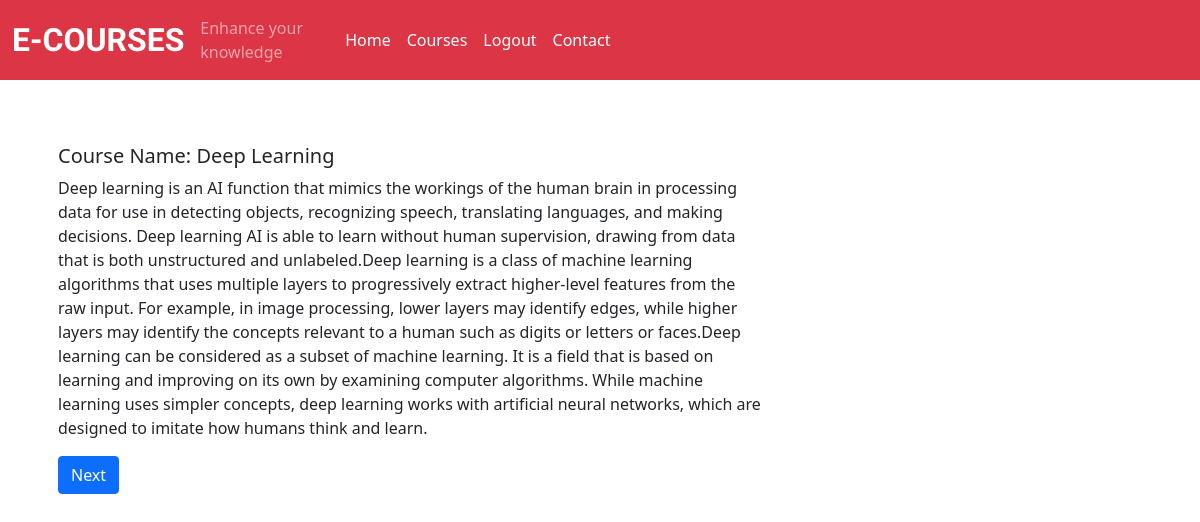
The page /intro.php?id=8 on the database its author committed.
### tables this page shows
CREATE TABLE `courseall` (
  `id` int(100) NOT NULL,
  `image` varchar(255) NOT NULL,
  `title` varchar(50) NOT NULL,
  `description` text NOT NULL,
  `introduction` text NOT NULL,
  `name` varchar(200) NOT NULL
);

### intro.php (the view)
<?php
include('./db.php');
include('./header2.php');
?>
<div class="container mt-5">
    <?php
       if(isset($_GET['id'])){
        $id = $_GET['id'];
        $sql ="select * from courseall where id='$id'";
        $result = $conn->query($sql);
        if($result->num_rows > 0){
        while ($row = $result->fetch_assoc()) {
       $id = $row['id'];
       echo '
    <div class="row">
        <div class="col-md-8">
            <div class="card-body">
                <h5 class="card-title">Course Name: '.$row['title'].'</h5>
                <p class="card-text">'.$row['introduction'].'</p>
                    <a class="btn btn-primary text-white font-weight-bolder float-right" href="videodetails.php?id='.$id.'">Next</a>
                </form>
            </div>
        </div>
    </div>
';
     }
   }
}
  ?>

### rows shown on the page
courseall: title "Deep Learning", introduction "Deep learning is an AI function that mimics the workings of the human brain in processing data for use in detecting objects, recognizing speech, translating languages, and making decisions. Deep learning AI is able to learn without human supervision, drawing from data that is both unstructured and unlabeled.Deep learning is a class of machine learning algorithms that uses multiple layers to progressively extract higher-level features from the raw input. For example, in image processing, lower layers may identify edges, while higher layers may identify the concepts relevant to a human such as digits or letters or faces.Deep learning can be considered as a subset of machine learning. It is a…"
